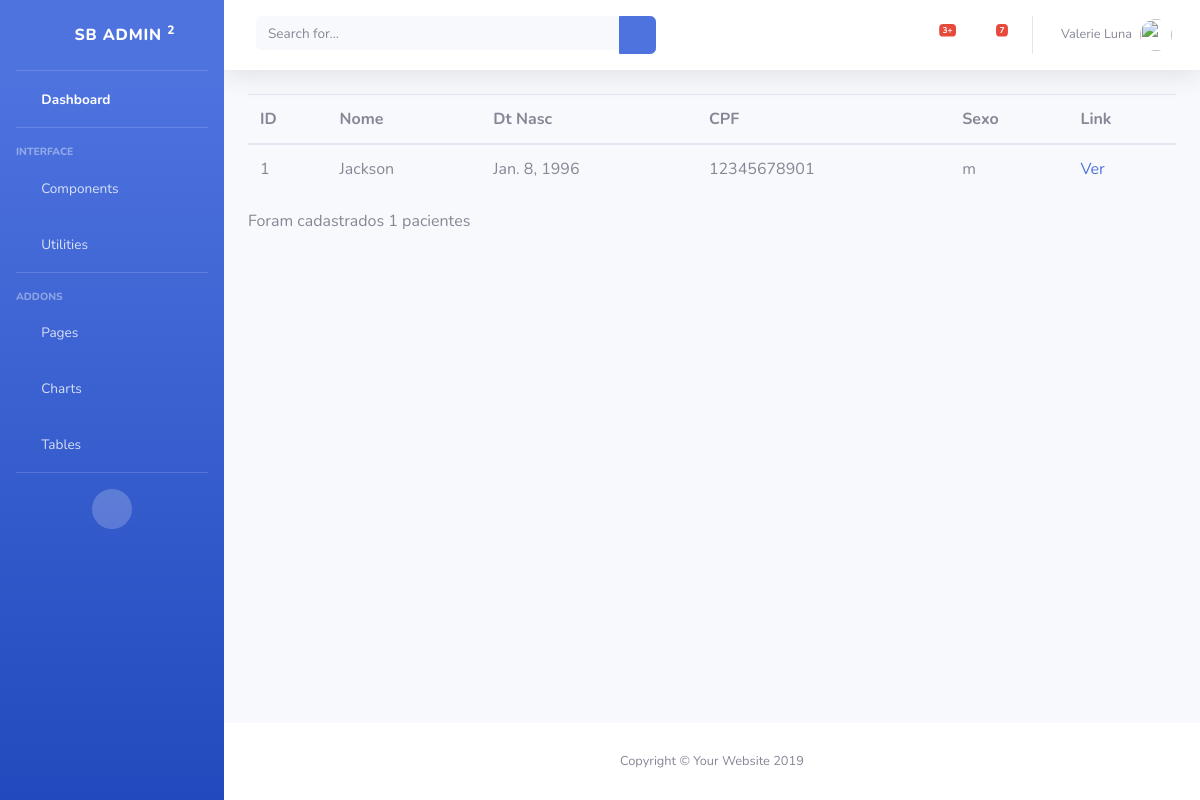
The app's page /atendimento/paciente/, older data.
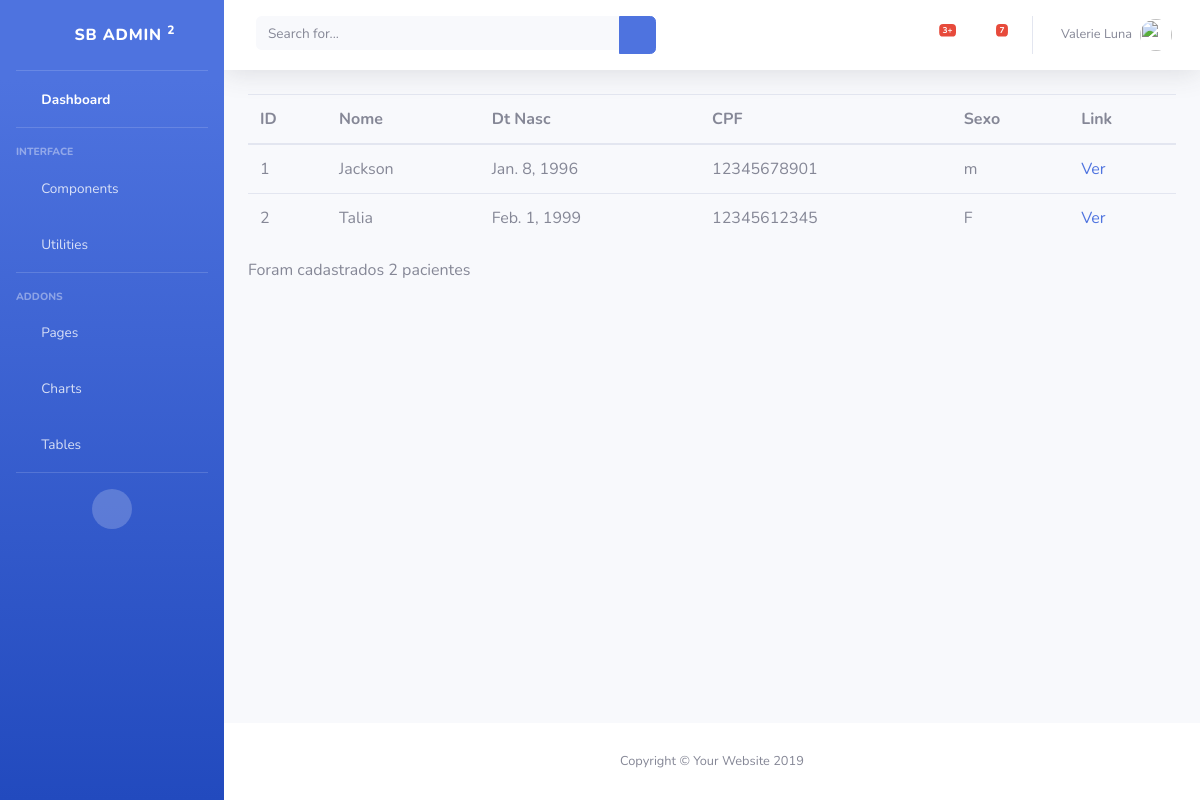
The same page, newer data.
### atendimento/models.py (models this page shows)
class Paciente(models.Model):
    nome = models.CharField(max_length=50)
    dt_nasc = models.DateField()
    cpf = models.CharField(max_length=11)
    sexo = models.CharField(max_length=1)

### atendimento/views.py (the view)
# urls.py: path('paciente/', views.paciente_list),
def paciente_list(request):
    pacientes = Paciente.objects.all()
    return render (request, 'paciente/list.html', {'pacientes': pacientes})

### atendimento/templates/paciente/list.html
{% extends 'base.html' %}
{% block conteudo %}
<table class="table">
    <thead>
        <tr>
            <th>ID</th>
            <th>Nome</th>
            <th>Dt Nasc</th>
            <th>CPF</th>
            <th>Sexo</th>
            <th>Link</th>
        </tr>
    </thead>
    <tbody>
        {% for paciente in pacientes %}
            <tr>
                <td>{{paciente.id}}</td>
                <td>{{paciente.nome}}</td>
                <td>{{paciente.dt_nasc}}</td>
                <td>{{paciente.cpf}}</td>
                <td>{{paciente.sexo}}</td>
                <td><a href="http://127.0.0.1:8000/atendimento/paciente/{{paciente.id}}/">Ver</a></td>
            </tr>
        {% endfor %}
    </tbody>
</table>
<p>Foram cadastrados {{pacientes | length }} pacientes</p>
{% endblock %}

Row changes from the older to the newer data that the page shows:
added Paciente: id "2", nome "Talia", dt_nasc "Feb. 1, 1999", cpf "12345612345", sexo "F"
Text that changed along with them:
{{ pacientes | length }}: "1" → "2"
